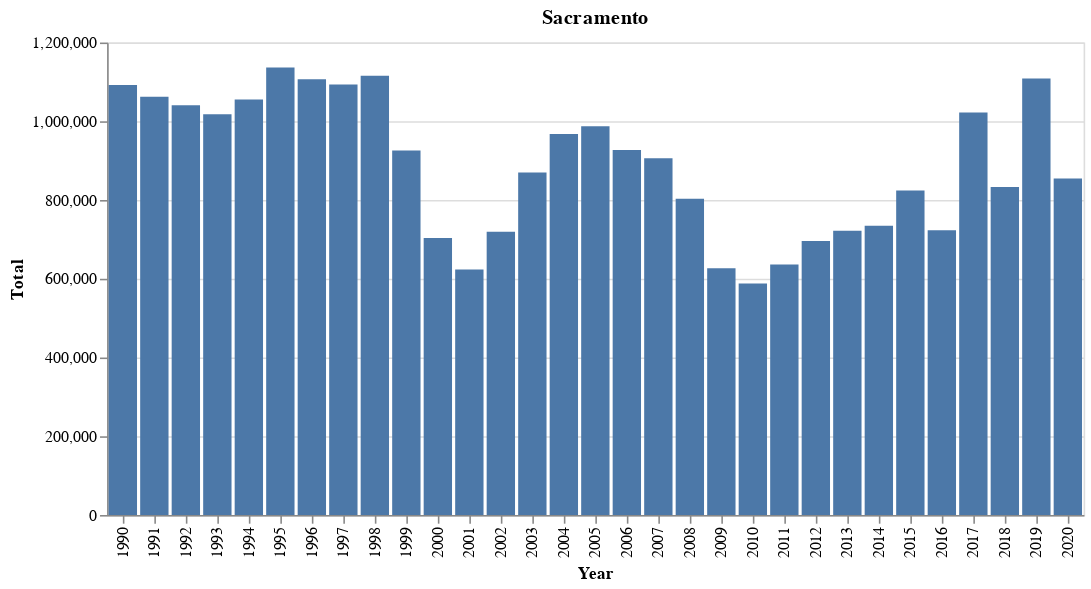

The cell this chart's notebook holds for it:
### Code cell
view_county_chart('Sacramento')

### Figure 1 — Vega-Lite specification as saved in the notebook (floating-point values rounded to 4 significant figures)
{"config": {"view": {"continuousWidth": 400, "continuousHeight": 300}}, "data": {"name": "data-36106597dbd006cc146ecaec0fd80260"}, "mark": "bar", "encoding": {"x": {"type": "ordinal", "field": "Year"}, "y": {"type": "quantitative", "field": "Total"}}, "title": "Sacramento", "$schema": "https://vega.github.io/schema/vega-lite/v4.8.1.json", "datasets": {"data-36106597dbd006cc146ecaec0fd80260": [{"county": "Sacramento", "1st Quarter": 262300.0, "2nd Quarter": 290400.0, "3rd Quarter": 275600.0, "4th Quarter": 263900.0, "Total": 1092283, "Year": 1990}, {"county": "Sacramento", "1st Quarter": 254400.0, "2nd Quarter": 304200.0, "3rd Quarter": 265700.0, "4th Quarter": 237800.0, "Total": 1062194, "Year": 1991}, {"county": "Sacramento", "1st Quarter": 245200.0, "2nd Quarter": 280600.0, "3rd Quarter": 268100.0, "4th Quarter": 246900.0, "Total": 1040821, "Year": 1992}, {"county": "Sacramento", "1st Quarter": 255200.0, "2nd Quarter": 264800.0, "3rd Quarter": 246800.0, "4th Quarter": 250800.0, "Total": 1017588, "Year": 1993}, {"county": "Sacramento", "1st Quarter": 251100.0, "2nd Quarter": 266700.0, "3rd Quarter": 262500.0, "4th Quarter": 274900.0, "Total": 1055200, "Year": 1994}, {"county": "Sacramento", "1st Quarter": 278700.0, "2nd Quarter": 297900.0, "3rd Quarter": 282900.0, "4th Quarter": 277300.0, "Total": 1136774, "Year": 1995}, {"county": "Sacramento", "1st Quarter": 269800.0, "2nd Quarter": 285400.0, "3rd Quarter": 275800.0, "4th Quarter": 275400.0, "Total": 1106428, "Year": 1996}, {"county": "Sacramento", "1st Quarter": 277400.0, "2nd Quarter": 282200.0, "3rd Quarter": 266500.0, "4th Quarter": 267100.0, "Total": 1093191, "Year": 1997}, {"county": "Sacramento", "1st Quarter": 259400.0, "2nd Quarter": 280200.0, "3rd Quarter": 290300.0, "4th Quarter": 285900.0, "Total": 1115822, "Year": 1998}, {"county": "Sacramento", "1st Quarter": 283100.0, "2nd Quarter": 253500.0, "3rd Quarter": 199600.0, "4th Quarter": 189500.0, "Total": 925736, "Year": 1999}, {"county": "Sacramento", "1st Quarter": 191200.0, "2nd Quarter": 178000.0, "3rd Quarter": 168800.0, "4th Quarter": 165700.0, "Total": 703660, "Year": 2000}, {"county": "Sacramento", "1st Quarter": 149500.0, "2nd Quarter": 166000.0, "3rd Quarter": 153300.0, "4th Quarter": 154700.0, "Total": 623541, "Year": 2001}, {"county": "Sacramento", "1st Quarter": 148900.0, "2nd Quarter": 184000.0, "3rd Quarter": 194800.0, "4th Quarter": 192100.0, "Total": 719700, "Year": 2002}, {"county": "Sacramento", "1st Quarter": 193600.0, "2nd Quarter": 224100.0, "3rd Quarter": 225800.0, "4th Quarter": 226200.0, "Total": 869702, "Year": 2003}, {"county": "Sacramento", "1st Quarter": 241800.0, "2nd Quarter": 259700.0, "3rd Quarter": 239800.0, "4th Quarter": 226500.0, "Total": 967810, "Year": 2004}, {"county": "Sacramento", "1st Quarter": 225400.0, "2nd Quarter": 254100.0, "3rd Quarter": 260800.0, "4th Quarter": 247000.0, "Total": 987352, "Year": 2005}, {"county": "Sacramento", "1st Quarter": 214600.0, "2nd Quarter": 241300.0, "3rd Quarter": 244600.0, "4th Quarter": 226400.0, "Total": 926999, "Year": 2006}, {"county": "Sacramento", "1st Quarter": 209100.0, "2nd Quarter": 247600.0, "3rd Quarter": 236700.0, "4th Quarter": 212700.0, "Total": 906023, "Year": 2007}, {"county": "Sacramento", "1st Quarter": 206100.0, "2nd Quarter": 217900.0, "3rd Quarter": 200100.0, "4th Quarter": 179200.0, "Total": 803343, "Year": 2008}, {"county": "Sacramento", "1st Quarter": 152900.0, "2nd Quarter": 166000.0, "3rd Quarter": 155600.0, "4th Quarter": 152200.0, "Total": 626718, "Year": 2009}, {"county": "Sacramento", "1st Quarter": 137500.0, "2nd Quarter": 142200.0, "3rd Quarter": 152300.0, "4th Quarter": 156100.0, "Total": 588170, "Year": 2010}, {"county": "Sacramento", "1st Quarter": 147200.0, "2nd Quarter": 162800.0, "3rd Quarter": 165600.0, "4th Quarter": 160600.0, "Total": 636251, "Year": 2011}, {"county": "Sacramento", "1st Quarter": 157800.0, "2nd Quarter": 182400.0, "3rd Quarter": 176200.0, "4th Quarter": 179600.0, "Total": 696064, "Year": 2012}, {"county": "Sacramento", "1st Quarter": 170600.0, "2nd Quarter": 182200.0, "3rd Quarter": 189300.0, "4th Quarter": 180000.0, "Total": 722144, "Year": 2013}, {"county": "Sacramento", "1st Quarter": 169200.0, "2nd Quarter": 182900.0, "3rd Quarter": 185300.0, "4th Quarter": 197400.0, "Total": 734862, "Year": 2014}, {"county": "Sacramento", "1st Quarter": 206000.0, "2nd Quarter": 205600.0, "3rd Quarter": 212300.0, "4th Quarter": 200300.0, "Total": 824250, "Year": 2015}, {"county": "Sacramento", "1st Quarter": 41510.0, "2nd Quarter": 227900.0, "3rd Quarter": 229900.0, "4th Quarter": 224200.0, "Total": 723428, "Year": 2016}, {"county": "Sacramento", "1st Quarter": 253100.0, "2nd Quarter": 259200.0, "3rd Quarter": 255200.0, "4th Quarter": 254900.0, "Total": 1022496, "Year": 2017}, {"county": "Sacramento", "1st Quarter": 260200.0, "2nd Quarter": 280900.0, "3rd Quarter": 292300.0, "4th Quarter": null, "Total": 833340, "Year": 2018}, {"county": "Sacramento", "1st Quarter": 257000.0, "2nd Quarter": 289200.0, "3rd Quarter": 286700.0, "4th Quarter": 276000.0, "Total": 1108827, "Year": 2019}, {"county": "Sacramento", "1st Quarter": 270600.0, "2nd Quarter": 284100.0, "3rd Quarter": 35700.0, "4th Quarter": 264300.0, "Total": 854689, "Year": 2020}]}}
